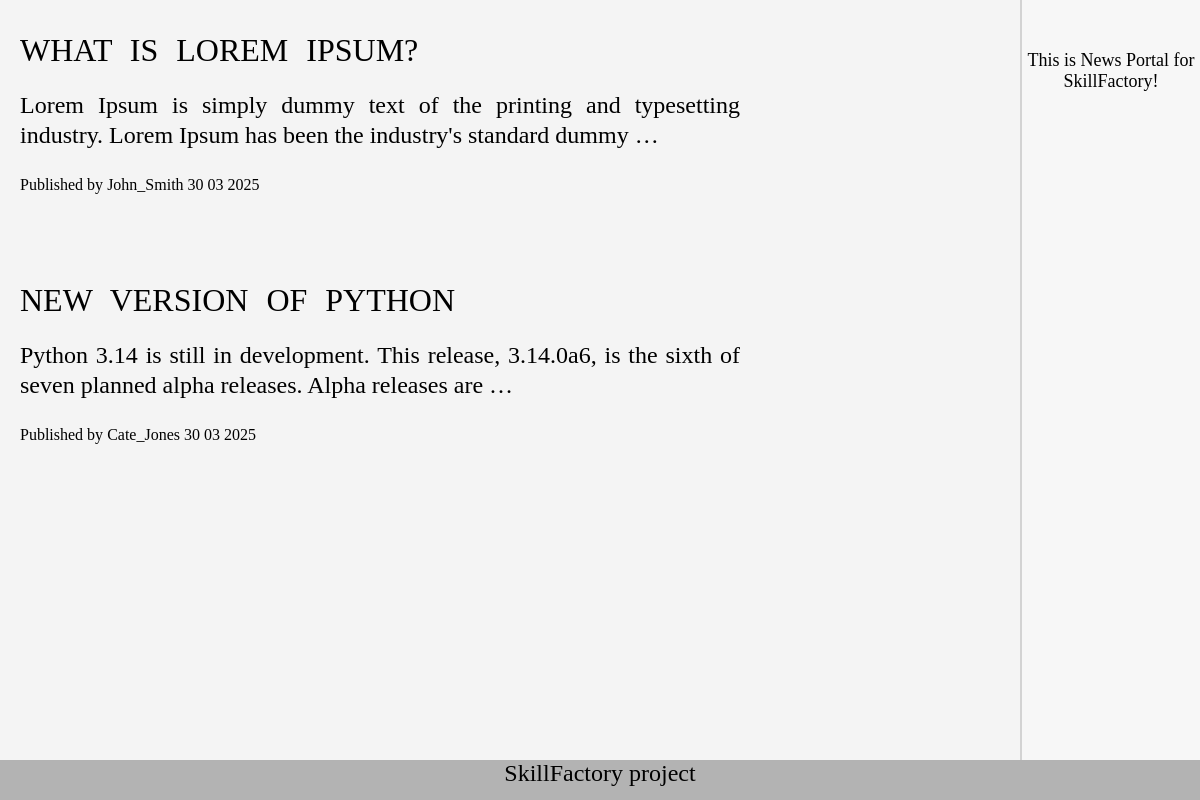
/news/list/, run on the app's committed database.
### news/models.py (models this page shows, shortened)
class Post(models.Model):
    TYPE = [
        ('NW', 'News'),
        ('ST', 'State'),
    ]
    title = models.CharField(max_length=256)
    text = models.TextField(null=True, blank=True)
    rating = models.IntegerField(default=0)
    created = models.DateTimeField(auto_now_add=True)
    post_type = models.CharField(max_length=2, choices=TYPE, default='NW')
    author = models.ForeignKey(Author, on_delete=models.PROTECT)
    category = models.ManyToManyField(Category, through='PostCategory')
    def get_absolute_url(self):
        return reverse('news:detail', args=[self.id])

class Author(models.Model):
    user = models.OneToOneField(User, on_delete=models.PROTECT)
    rating = models.IntegerField(default=0, blank=True)

### news/views.py (the view)
# urls.py: path('list/', views.news_list, name='list'),
def news_list(request):
    posts = Post.objects.order_by('-created')
    return render(request, 'news/list.html', {'posts':posts})

### news/templates/news/list.html (shortened to what this page needs)
{% extends "base.html" %}
{% block content %}
    {% for post in posts %}
        <div class="post">
            <a href="{{ post.get_absolute_url }}" class="post_title">{{ post.title }}</a>
            <p class="post_text">{{ post.text|truncatewords:"20" }}</p>
            <p class="post_author"> Published by {{ post.author.user.username }} {{ post.created|date:"d m Y" }}</p>
        </div>
    {% endfor %}
{% endblock %}

### news/templates/base.html (shortened to what this page needs)
{% load static %}
<!DOCTYPE html>
<html lang="en">
<head>
    <link href="{% static 'css/news.css' %}" rel="stylesheet">
</head>
<main class="content">
    {% block content %}
    {% endblock %}
</main>
<aside class="sidebar">
    {% block sidebar %}
        <p>This is News Portal for<br>SkillFactory!</p>
    {% endblock %}
</aside>
<footer class="footer">
    <p>SkillFactory project</p>
</footer>
</html>

### news/static/css/news.css (style rules this page uses)
* { box-sizing: border-box; padding: 0; border: 0; margin: 0; font-size: 100%; }
.content { background-color: #f4f4f4; float: left; width: 85%; height: 95vh; }
.sidebar { background-color: #f7f7f7; border-left: 2px solid #d3d3d3; float: right; width: 15%; height: 95vh; }
.sidebar p { text-align: center; font-size: 18px; margin-top: 50px; }
.footer { background-color: #b3b3b3; clear: both; height: 5vh; }
.footer p { text-align: center; font-size: 24px; }
.post,.post_info { margin: 10px 20px; padding-bottom: 30px; }
.post_title { font-size: 32px; font-family: "Comic Sans MS"; text-decoration: none; color: black; word-spacing: 10px; text-transform: uppercase; line-height: 80px; }
.post_text { font-size: 24px; text-align: justify; width: 30em; line-height: 30px; }
.post_author { font-size: 16px; font-family: "Bookman Old Style"; line-height: 70px; }

### data on the page
Post: title "WHAT IS LOREM IPSUM?", text "Lorem Ipsum is simply dummy text of the printing and typesetting industry. Lorem Ipsum has been the industry's standard dummy …", author.user.username "John_Smith", created "30 03 2025"
Post: title "NEW VERSION OF PYTHON", text "Python 3.14 is still in development. This release, 3.14.0a6, is the sixth of seven planned alpha releases. Alpha releases are …", author.user.username "Cate_Jones", created "30 03 2025"
